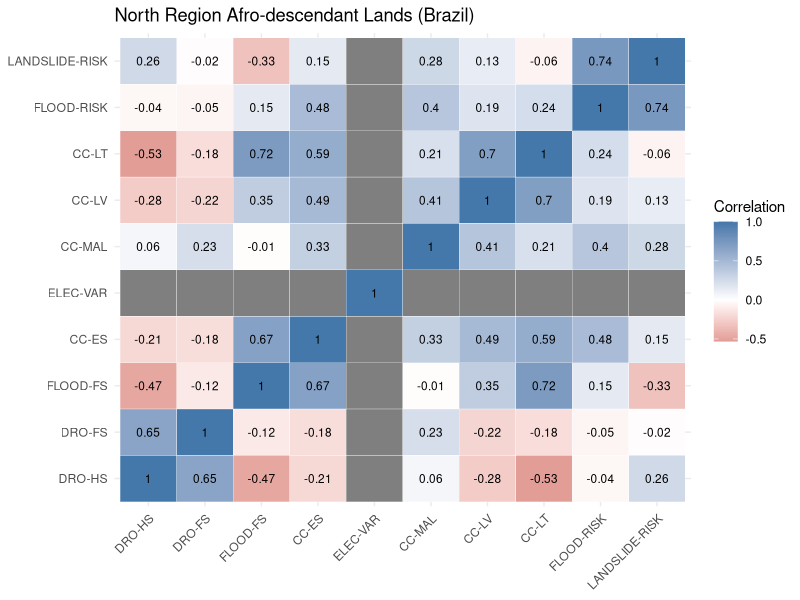
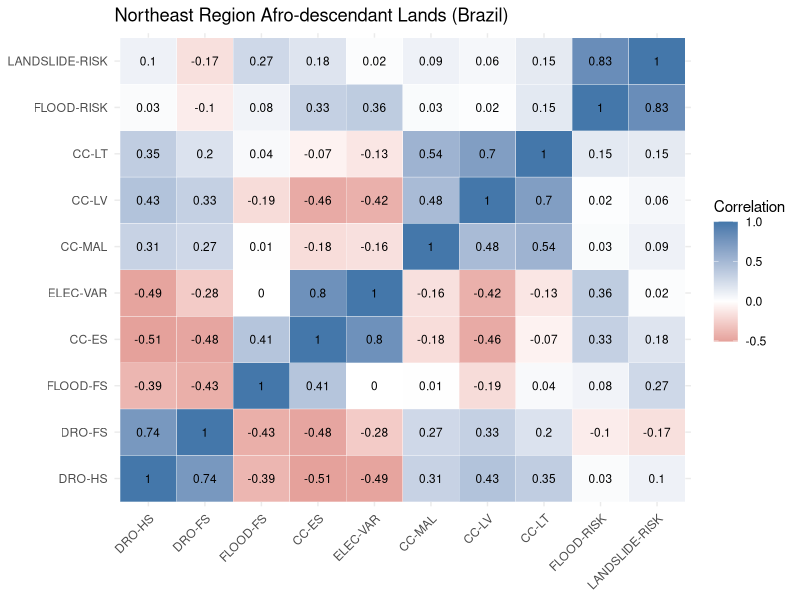
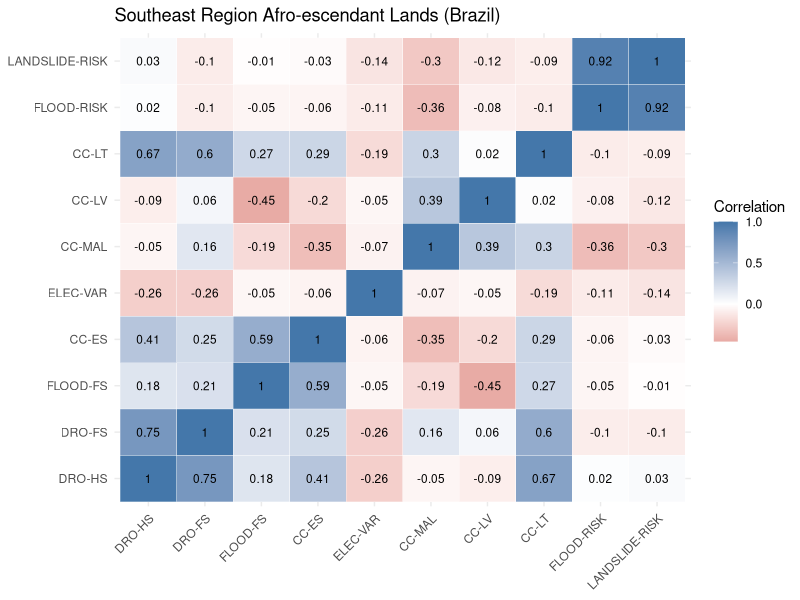
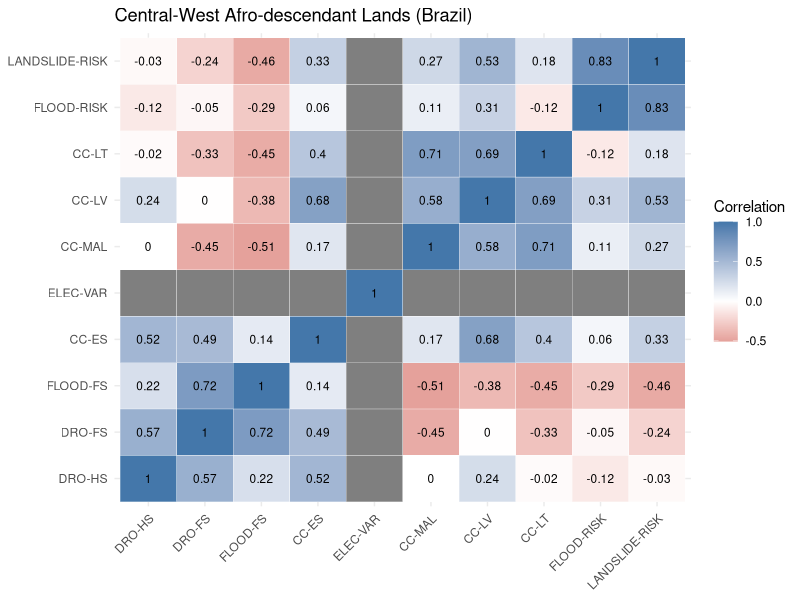
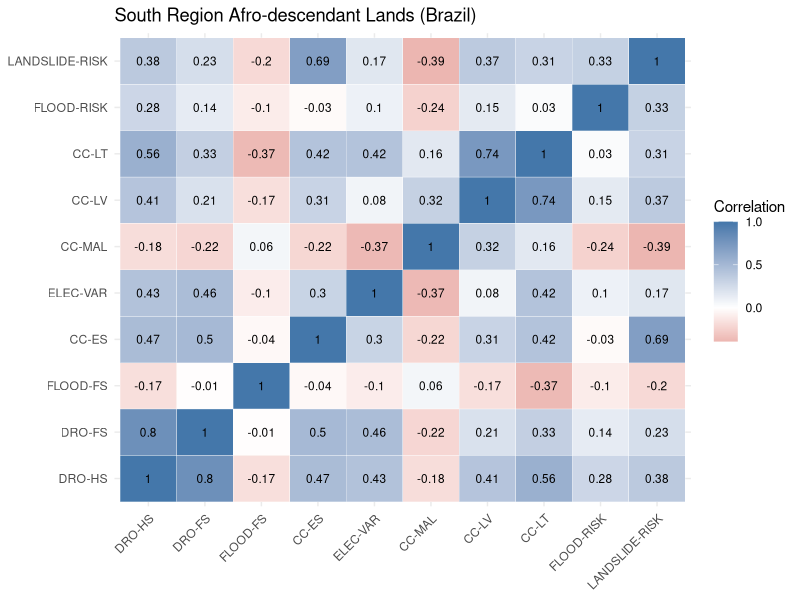
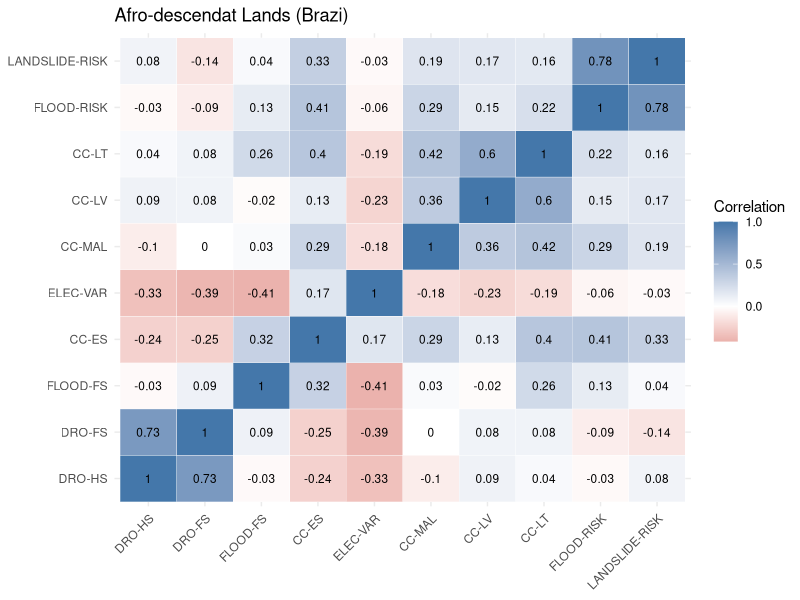
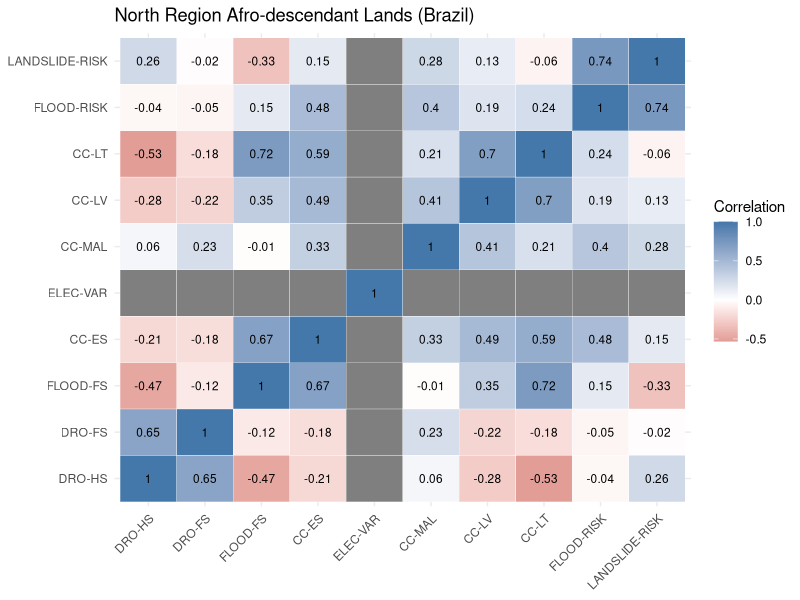
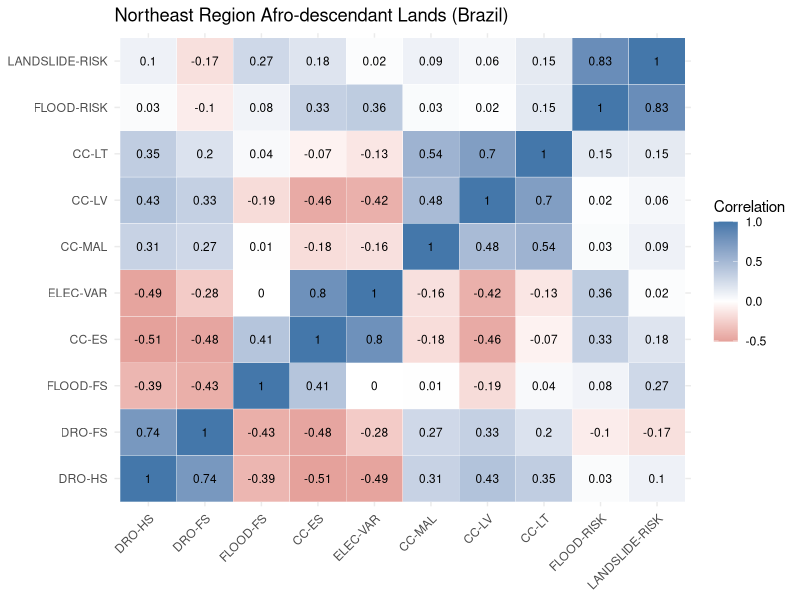

Recreate these plots in R, in order.
#INSTALANDO E CARREGANDO OS PACOTES NECESSÁRIOS
install.packages("readxl")
install.packages("tidyverse")
install.packages("patchwork")

library(tidyverse)
library(readxl)
library(patchwork)

#IMPORTANDO AS PLANILHAS
quilo<-read_excel("tabela_final_quilo.xlsx")

#AJUSTANDO AS COLUNAS COM NOMES PADRONIZADOS E ABREVIAÇÕES QUE VÃO AJUDAR NO LAYOUT DA MATRIZ DE CORRELAÇÃO + MATRIZ DE CORRELAÇÃO SOMENTE PARA A  REGIÃO NORTE
glimpse(quilo)

quilo<-quilo%>%
  rename("DRO-HS"=seca_rischidro, "DRO-FS"=seca_segali, "FLOOD-FS"=chuva_segali, "CC-ES"=segener_acesso, "ELEC-VAR"=segener_disp, "CC-MAL"=saude_malaria, "CC-LV"=saude_leishmaniose_visceral, "CC-LT"= saude_leishmaniose_tegumentar, "FLOOD-RISK"=inudacoes_des_hidro, "LANDSLIDE-RISK"=deslizamento_des_hidro )

quilo_regiao<-quilo%>%
  filter(NM_REGIAO=="Norte")

quilo_regiao_num<-quilo_regiao%>%
  select(-name,-NM_REGIAO)

#DATA FRAME SOMENTE COM VALORES
df <- quilo_regiao_num  

corr_mat <- cor(df)

cor_long <- as.data.frame(as.table(corr_mat)) %>%
  rename(var1 = Var1, var2 = Var2, corr = Freq)  

north<-ggplot(cor_long, aes(x = var1, y = var2, fill = corr)) +
  geom_tile(color = "white") +                # Tiles coloridos
  scale_fill_gradient2(low = "#BB4444", mid = "white", high = "#4477AA", midpoint = 0) + # Escala divergente
  geom_text(aes(label = round(corr, 2)), size = 3) + # Mostrar valores arredondados
  theme_minimal() +
  theme(axis.text.x = element_text(angle = 45, vjust = 1, hjust=1)) + # Ajustar texto do eixo x
  labs(title = "North Region Afro-descendant Lands (Brazil)", fill = "Correlation")+
  ylab(NULL)+
  xlab(NULL)
north

ggsave(filename = "cor_adl_north.jpeg", plot = north, dpi = 600, width = 8, height = 6, units = "in")


######PARA A REGIÃO NORDESTE######

#IMPORTANDO AS PLANILHAS
quilo<-read_excel("tabela_final_quilo.xlsx")

#AJUSTANDO AS COLUNAS COM NOMES PADRONIZADOS E ABREVIAÇÕES QUE VÃO AJUDAR NO LAYOUT DA MATRIZ DE CORRELAÇÃO + MATRIZ DE CORRELAÇÃO SOMENTE PARA A  REGIÃO NORDESTE
glimpse(quilo)

quilo<-quilo%>%
  rename("DRO-HS"=seca_rischidro, "DRO-FS"=seca_segali, "FLOOD-FS"=chuva_segali, "CC-ES"=segener_acesso, "ELEC-VAR"=segener_disp, "CC-MAL"=saude_malaria, "CC-LV"=saude_leishmaniose_visceral, "CC-LT"= saude_leishmaniose_tegumentar, "FLOOD-RISK"=inudacoes_des_hidro, "LANDSLIDE-RISK"=deslizamento_des_hidro )

quilo_regiao<-quilo%>%
  filter(NM_REGIAO=="Nordeste")

quilo_regiao_num<-quilo_regiao%>%
  select(-name,-NM_REGIAO)

#DATA FRAME SOMENTE COM VALORES
df <- quilo_regiao_num  

cor_mat <- cor(df)

cor_long <- as.data.frame(as.table(cor_mat)) %>%
  rename(var1 = Var1, var2 = Var2, corr = Freq)

northeast<-ggplot(cor_long, aes(x = var1, y = var2, fill = corr)) +
  geom_tile(color = "white") +                # Tiles coloridos
  scale_fill_gradient2(low = "#BB4444", mid = "white", high = "#4477AA", midpoint = 0) + # Escala divergente
  geom_text(aes(label = round(corr, 2)), size = 3) + # Mostrar valores arredondados
  theme_minimal() +
  theme(axis.text.x = element_text(angle = 45, vjust = 1, hjust=1)) + # Ajustar texto do eixo x
  labs(title = "Northeast Region Afro-descendant Lands (Brazil)", fill = "Correlation")+
  ylab(NULL)+
  xlab(NULL)
northeast

ggsave(filename = "cor_adl_northeast.jpeg", plot = northeast, dpi = 600, width = 8, height = 6, units = "in")


######PARA A REGIÃO SUDESTE######

#IMPORTANDO AS PLANILHAS
quilo<-read_excel("tabela_final_quilo.xlsx")

#AJUSTANDO AS COLUNAS COM NOMES PADRONIZADOS E ABREVIAÇÕES QUE VÃO AJUDAR NO LAYOUT DA MATRIZ DE CORRELAÇÃO + MATRIZ DE CORRELAÇÃO SOMENTE PARAA  REGIÃO SUDESTE
glimpse(quilo)

quilo<-quilo%>%
  rename("DRO-HS"=seca_rischidro, "DRO-FS"=seca_segali, "FLOOD-FS"=chuva_segali, "CC-ES"=segener_acesso, "ELEC-VAR"=segener_disp, "CC-MAL"=saude_malaria, "CC-LV"=saude_leishmaniose_visceral, "CC-LT"= saude_leishmaniose_tegumentar, "FLOOD-RISK"=inudacoes_des_hidro, "LANDSLIDE-RISK"=deslizamento_des_hidro )

quilo_regiao<-quilo%>%
  filter(NM_REGIAO=="Sudeste")

quilo_regiao_num<-quilo_regiao%>%
  select(-name,-NM_REGIAO)

#DATA FRAME SOMENTE COM VALORES
df <- quilo_regiao_num  

cor_mat <- cor(df)

cor_long <- as.data.frame(as.table(cor_mat)) %>%
  rename(var1 = Var1, var2 = Var2, corr = Freq)

southeast<-ggplot(cor_long, aes(x = var1, y = var2, fill = corr)) +
  geom_tile(color = "white") +                # Tiles coloridos
  scale_fill_gradient2(low = "#BB4444", mid = "white", high = "#4477AA", midpoint = 0) + # Escala divergente
  geom_text(aes(label = round(corr, 2)), size = 3) + # Mostrar valores arredondados
  theme_minimal() +
  theme(axis.text.x = element_text(angle = 45, vjust = 1, hjust=1)) + # Ajustar texto do eixo x
  labs(title = "Southeast Region Afro-escendant Lands (Brazil)", fill = "Correlation")+
  ylab(NULL)+
  xlab(NULL)
southeast

ggsave(filename = "cor_adl_southeast.jpeg", plot = southeast, dpi = 600, width = 8, height = 6, units = "in")


######PARA A REGIÃO CENTRO-OESTE######

#IMPORTANDO AS PLANILHAS
quilo<-read_excel("tabela_final_quilo.xlsx")

#AJUSTANDO AS COLUNAS COM NOMES PADRONIZADOS E ABREVIAÇÕES QUE VÃO AJUDAR NO LAYOUT DA MATRIZ DE CORRELAÇÃO + MATRIZ DE CORRELAÇÃO SOMENTE PARA A REGIÃO CENTRO-OESTE

glimpse(quilo)

quilo<-quilo%>%
  rename("DRO-HS"=seca_rischidro, "DRO-FS"=seca_segali, "FLOOD-FS"=chuva_segali, "CC-ES"=segener_acesso, "ELEC-VAR"=segener_disp, "CC-MAL"=saude_malaria, "CC-LV"=saude_leishmaniose_visceral, "CC-LT"= saude_leishmaniose_tegumentar, "FLOOD-RISK"=inudacoes_des_hidro, "LANDSLIDE-RISK"=deslizamento_des_hidro )

quilo_regiao<-quilo%>%
  filter(NM_REGIAO=="Centro-oeste")

quilo_regiao_num<-quilo_regiao%>%
  select(-name,-NM_REGIAO)

#DATA FRAME SOMENTE COM VALORES
df <- quilo_regiao_num  

cor_mat <- cor(df)

cor_long <- as.data.frame(as.table(cor_mat)) %>%
  rename(var1 = Var1, var2 = Var2, corr = Freq)

cw<-ggplot(cor_long, aes(x = var1, y = var2, fill = corr)) +
  geom_tile(color = "white") +                # Tiles coloridos
  scale_fill_gradient2(low = "#BB4444", mid = "white", high = "#4477AA", midpoint = 0) + # Escala divergente
  geom_text(aes(label = round(corr, 2)), size = 3) + # Mostrar valores arredondados
  theme_minimal() +
  theme(axis.text.x = element_text(angle = 45, vjust = 1, hjust=1)) + # Ajustar texto do eixo x
  labs(title = "Central-West Afro-descendant Lands (Brazil)", fill = "Correlation")+
  ylab(NULL)+
  xlab(NULL)
cw

ggsave(filename = "cor_adl_cw.jpeg", plot = cw, dpi = 600, width = 8, height = 6, units = "in")


######PARA A REGIÃO SUL######

#IMPORTANDO AS PLANILHAS
quilo<-read_excel("tabela_final_quilo.xlsx")

#AJUSTANDO AS COLUNAS COM NOMES PADRONIZADOS E ABREVIAÇÕES QUE VÃO AJUDAR NO LAYOUT DA MATRIZ DE CORRELAÇÃO + MATRIZ DE CORRELAÇÃO SOMENTE PARa A REGIÃO SUL

glimpse(quilo)

quilo<-quilo%>%
  rename("DRO-HS"=seca_rischidro, "DRO-FS"=seca_segali, "FLOOD-FS"=chuva_segali, "CC-ES"=segener_acesso, "ELEC-VAR"=segener_disp, "CC-MAL"=saude_malaria, "CC-LV"=saude_leishmaniose_visceral, "CC-LT"= saude_leishmaniose_tegumentar, "FLOOD-RISK"=inudacoes_des_hidro, "LANDSLIDE-RISK"=deslizamento_des_hidro )

quilo_regiao<-quilo%>%
  filter(NM_REGIAO=="Sul")

quilo_regiao_num<-quilo_regiao%>%
  select(-name,-NM_REGIAO)

#DATA FRAME SOMENTE COM VALORES
df <- quilo_regiao_num  

cor_mat <- cor(df)

cor_long <- as.data.frame(as.table(cor_mat)) %>%
  rename(var1 = Var1, var2 = Var2, corr = Freq)

south<-ggplot(cor_long, aes(x = var1, y = var2, fill = corr)) +
  geom_tile(color = "white") +                # Tiles coloridos
  scale_fill_gradient2(low = "#BB4444", mid = "white", high = "#4477AA", midpoint = 0) + # Escala divergente
  geom_text(aes(label = round(corr, 2)), size = 3) + # Mostrar valores arredondados
  theme_minimal() +
  theme(axis.text.x = element_text(angle = 45, vjust = 1, hjust=1)) + # Ajustar texto do eixo x
  labs(title = "South Region Afro-descendant Lands (Brazil)", fill = "Correlation")+
  ylab(NULL)+
  xlab(NULL)
south

ggsave(filename = "cor_adl_south.jpeg", plot =south, dpi = 600, width = 8, height = 6, units = "in")


######PARA O BRASIL GERAL######
quilo<-read_excel("tabela_final_quilo.xlsx")

#AJUSTANDO AS COLUNAS COM NOMES PADRONIZADOS E ABREVIAÇÕES QUE VÃO AJUDAR NO LAYOUT DA MATRIZ DE CORRELAÇÃO + MATRIZ DE CORRELAÇÃO PARA TODO O BRASIL

glimpse(quilo)

quilo<-quilo%>%
  rename("DRO-HS"=seca_rischidro, "DRO-FS"=seca_segali, "FLOOD-FS"=chuva_segali, "CC-ES"=segener_acesso, "ELEC-VAR"=segener_disp, "CC-MAL"=saude_malaria, "CC-LV"=saude_leishmaniose_visceral, "CC-LT"= saude_leishmaniose_tegumentar, "FLOOD-RISK"=inudacoes_des_hidro, "LANDSLIDE-RISK"=deslizamento_des_hidro )

quilo_regiao_num<-quilo%>%
  select(-name,-NM_REGIAO)

#DATA FRAME SOMENTE COM VALORES
df <- quilo_regiao_num  

cor_mat <- cor(df)

cor_long <- as.data.frame(as.table(cor_mat)) %>%
  rename(var1 = Var1, var2 = Var2, corr = Freq)

br<-ggplot(cor_long, aes(x = var1, y = var2, fill = corr)) +
  geom_tile(color = "white") +                # Tiles coloridos
  scale_fill_gradient2(low = "#BB4444", mid = "white", high = "#4477AA", midpoint = 0) + # Escala divergente
  geom_text(aes(label = round(corr, 2)), size = 3) + # Mostrar valores arredondados
  theme_minimal() +
  theme(axis.text.x = element_text(angle = 45, vjust = 1, hjust=1)) + # Ajustar texto do eixo x
  labs(title = "Afro-descendat Lands (Brazi)", fill = "Correlation")+
  ylab(NULL)+
  xlab(NULL)
br

ggsave(filename = "cor_adl_br.jpeg", plot =br, dpi = 600, width = 8, height = 6, units = "in")
